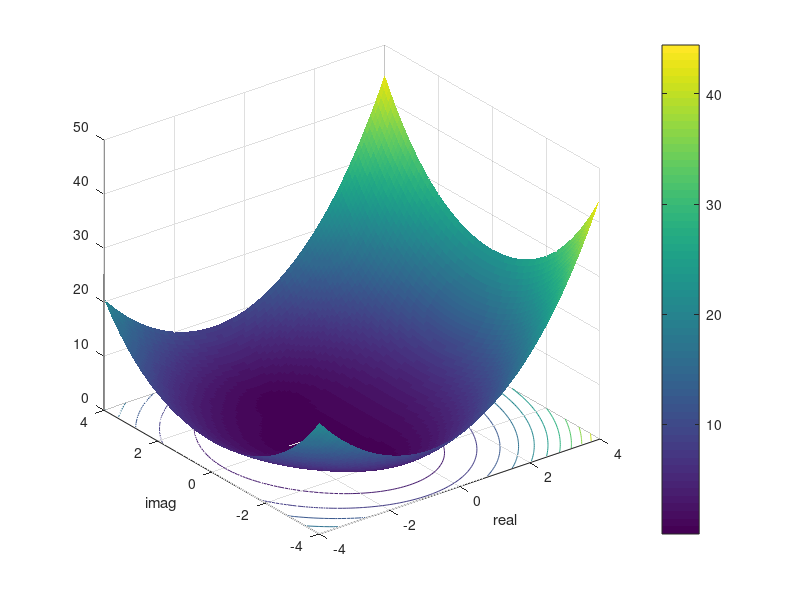
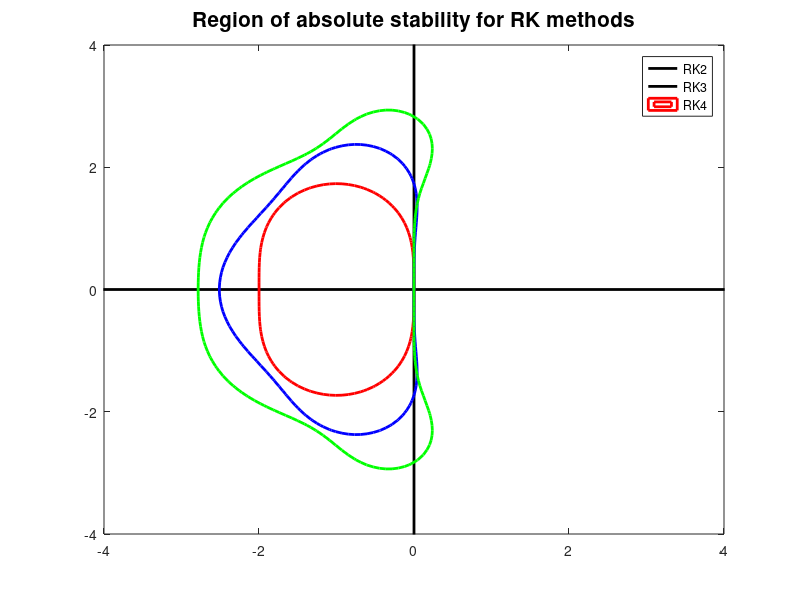
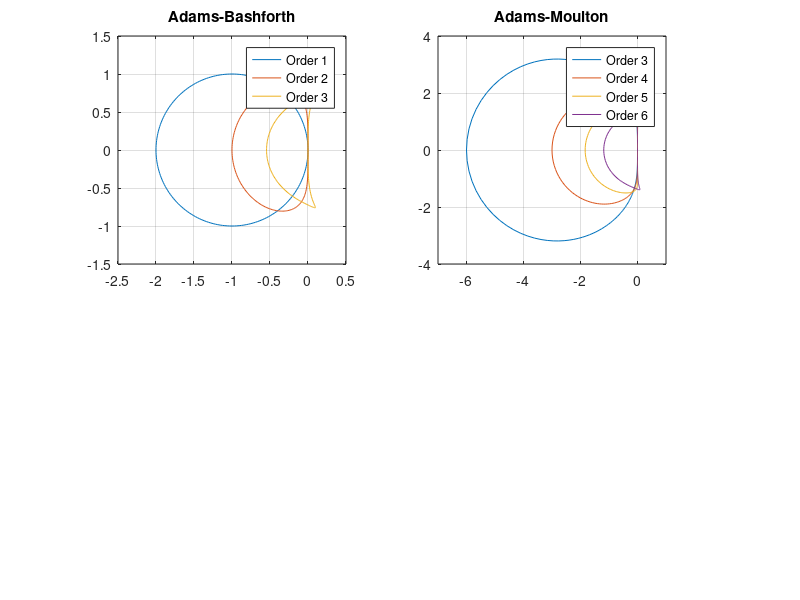

Here is the MATLAB script that generated these plots, in order:
%%example 5: drawing regions of stability for initial value solvers


%% Runge-Kutta methods: if Y^n+1 = R(z)Y^n, find z so that |R(z)|<=1.
N=100;
x = linspace(-4,4,N);y = linspace(-4,4,N);

[X,Y] = meshgrid(x,y);
Z = X + i*Y; % generating a grid in the complex plane

% 2nd order Runge-Kutta method
RK2 = @(z) (1 + z + 1/2*z.^2);

% 3rd order Runge-Kutta method
RK3 = @(z) (1 + z + 1/2*z.^2 + 1/6*z.^3);

% 4th order Runge-Kutta method
RK4 = @(z) (1 + z + 1/2*z.^2 + 1/6*z.^3 + 1/24*z.^4);

% Evaluation of R(z) 
Rval2 = abs(RK2(Z)); Rval3 = abs(RK3(Z)); Rval4 = abs(RK4(Z));

figure(1),surfc(X,Y,Rval3), xlabel('real'), ylabel('imag'),colorbar, shading flat


%%
figure(2), clc, 
plot([-5,5 ],[0 0],'k-','LineWidth',2), hold on,
plot([0 0],[-5 5],'k-','LineWidth',2)
contour(x,y,Rval2,[1 1],'r-','LineWidth',2); 
contour(x,y,Rval3,[1 1],'b-','LineWidth',2);
contour(x,y,Rval4,[1 1],'g-','LineWidth',2);
legend('RK2','RK3','RK4')
title('Region of absolute stability for RK methods','FontSize',15)

%% Multistep methods. This code is taken from 
% p25.m, found in 'Spectral Methods in Matlab' by L. N Trefethen
% p25.m - stability regions for ODE formulas

figure(3)
% Adams-Bashforth:
  clf, subplot('position',[.1 .56 .38 .38])
%  plot([-8 8],[0 0]), hold on, plot([0 0],[-8 8])
  z = exp(1i*pi*(0:200)/100); r = z-1;
  s = 1; plot(r./s),             hold on                     % order 1
  s = (3-1./z)/2; plot(r./s)                         % order 2
  s = (23-16./z+5./z.^2)/12; plot(r./s)              % order 3
  axis([-2.5 .5 -1.5 1.5]), axis square, grid on
  title Adams-Bashforth
legend('Order 1','Order 2', 'Order 3');
%%
% Adams-Moulton:
  subplot('position',[.5 .56 .38 .38])
  % plot([-8 8],[0 0]), hold on, plot([0 0],[-8 8])
  s = (5*z+8-1./z)/12; plot(r./s), hold on                    % order 3
  s = (9*z+19-5./z+1./z.^2)/24; plot(r./s)           % order 4 
  s = (251*z+646-264./z+106./z.^2-19./z.^3)/720; plot(r./s)    % 5
  d = 1-1./z;
  s = 1-d/2-d.^2/12-d.^3/24-19*d.^4/720-3*d.^5/160; plot(d./s) % 6
  axis([-7 1 -4 4]), axis square, grid on, title Adams-Moulton
legend('Order 3', 'Order 4', 'Order 5', 'Order 6')
